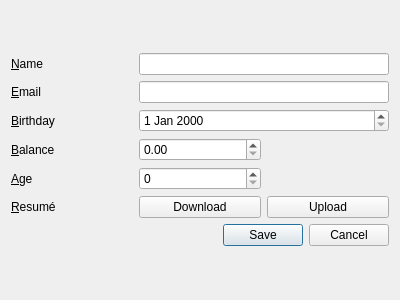
<?xml version="1.0" encoding="UTF-8"?>
<ui version="4.0">
 <class>PersonForm</class>
 <widget class="QDialog" name="PersonForm">
  <property name="geometry">
   <rect>
    <x>0</x>
    <y>0</y>
    <width>400</width>
    <height>300</height>
   </rect>
  </property>
  <property name="windowTitle">
   <string>Dialog</string>
  </property>
  <layout class="QGridLayout" name="gridLayout_2">
   <item row="0" column="0">
    <layout class="QGridLayout" name="gridLayout">
     <item row="0" column="0">
      <widget class="QLabel" name="nameLabel">
       <property name="text">
        <string>&amp;Name</string>
       </property>
       <property name="buddy">
        <cstring>nameEdit</cstring>
       </property>
      </widget>
     </item>
     <item row="0" column="1" colspan="2">
      <widget class="QLineEdit" name="nameEdit">
       <property name="text">
        <string/>
       </property>
      </widget>
     </item>
     <item row="1" column="0">
      <widget class="QLabel" name="emailLabel">
       <property name="text">
        <string>&amp;Email</string>
       </property>
       <property name="buddy">
        <cstring>emailEdit</cstring>
       </property>
      </widget>
     </item>
     <item row="1" column="1" colspan="2">
      <widget class="QLineEdit" name="emailEdit">
       <property name="text">
        <string/>
       </property>
      </widget>
     </item>
     <item row="2" column="0">
      <widget class="QLabel" name="birthdayLabel">
       <property name="text">
        <string>&amp;Birthday</string>
       </property>
       <property name="buddy">
        <cstring>birthdayEdit</cstring>
       </property>
      </widget>
     </item>
     <item row="2" column="1" colspan="2">
      <widget class="QDateEdit" name="birthdayEdit"/>
     </item>
     <item row="3" column="0">
      <widget class="QLabel" name="balanceLabel">
       <property name="text">
        <string>&amp;Balance</string>
       </property>
       <property name="buddy">
        <cstring>balanceEdit</cstring>
       </property>
      </widget>
     </item>
     <item row="4" column="0">
      <widget class="QLabel" name="ageLabel">
       <property name="text">
        <string>&amp;Age</string>
       </property>
       <property name="buddy">
        <cstring>ageEdit</cstring>
       </property>
      </widget>
     </item>
     <item row="4" column="1">
      <widget class="QSpinBox" name="ageEdit"/>
     </item>
     <item row="5" column="0">
      <widget class="QLabel" name="resumeLabel">
       <property name="text">
        <string>&amp;Resumé</string>
       </property>
       <property name="buddy">
        <cstring>resumeDownloadButton</cstring>
       </property>
      </widget>
     </item>
     <item row="5" column="1">
      <widget class="QPushButton" name="resumeDownloadButton">
       <property name="text">
        <string>Download</string>
       </property>
      </widget>
     </item>
     <item row="5" column="2">
      <widget class="QPushButton" name="resumeUploadButton">
       <property name="text">
        <string>Upload</string>
       </property>
      </widget>
     </item>
     <item row="6" column="0" colspan="3">
      <widget class="QDialogButtonBox" name="buttonBox">
       <property name="orientation">
        <enum>Qt::Horizontal</enum>
       </property>
       <property name="standardButtons">
        <set>QDialogButtonBox::Cancel|QDialogButtonBox::Save</set>
       </property>
      </widget>
     </item>
     <item row="3" column="1">
      <widget class="QDoubleSpinBox" name="balanceEdit"/>
     </item>
    </layout>
   </item>
  </layout>
 </widget>
 <resources/>
 <connections>
  <connection>
   <sender>buttonBox</sender>
   <signal>rejected()</signal>
   <receiver>PersonForm</receiver>
   <slot>reject()</slot>
   <hints>
    <hint type="sourcelabel">
     <x>316</x>
     <y>260</y>
    </hint>
    <hint type="destinationlabel">
     <x>286</x>
     <y>274</y>
    </hint>
   </hints>
  </connection>
  <connection>
   <sender>buttonBox</sender>
   <signal>accepted()</signal>
   <receiver>PersonForm</receiver>
   <slot>updatePersonData()</slot>
   <hints>
    <hint type="sourcelabel">
     <x>383</x>
     <y>267</y>
    </hint>
    <hint type="destinationlabel">
     <x>396</x>
     <y>260</y>
    </hint>
   </hints>
  </connection>
  <connection>
   <sender>buttonBox</sender>
   <signal>accepted()</signal>
   <receiver>PersonForm</receiver>
   <slot>accept()</slot>
   <hints>
    <hint type="sourcelabel">
     <x>153</x>
     <y>266</y>
    </hint>
    <hint type="destinationlabel">
     <x>151</x>
     <y>293</y>
    </hint>
   </hints>
  </connection>
 </connections>
 <slots>
  <slot>updatePersonData()</slot>
 </slots>
</ui>
